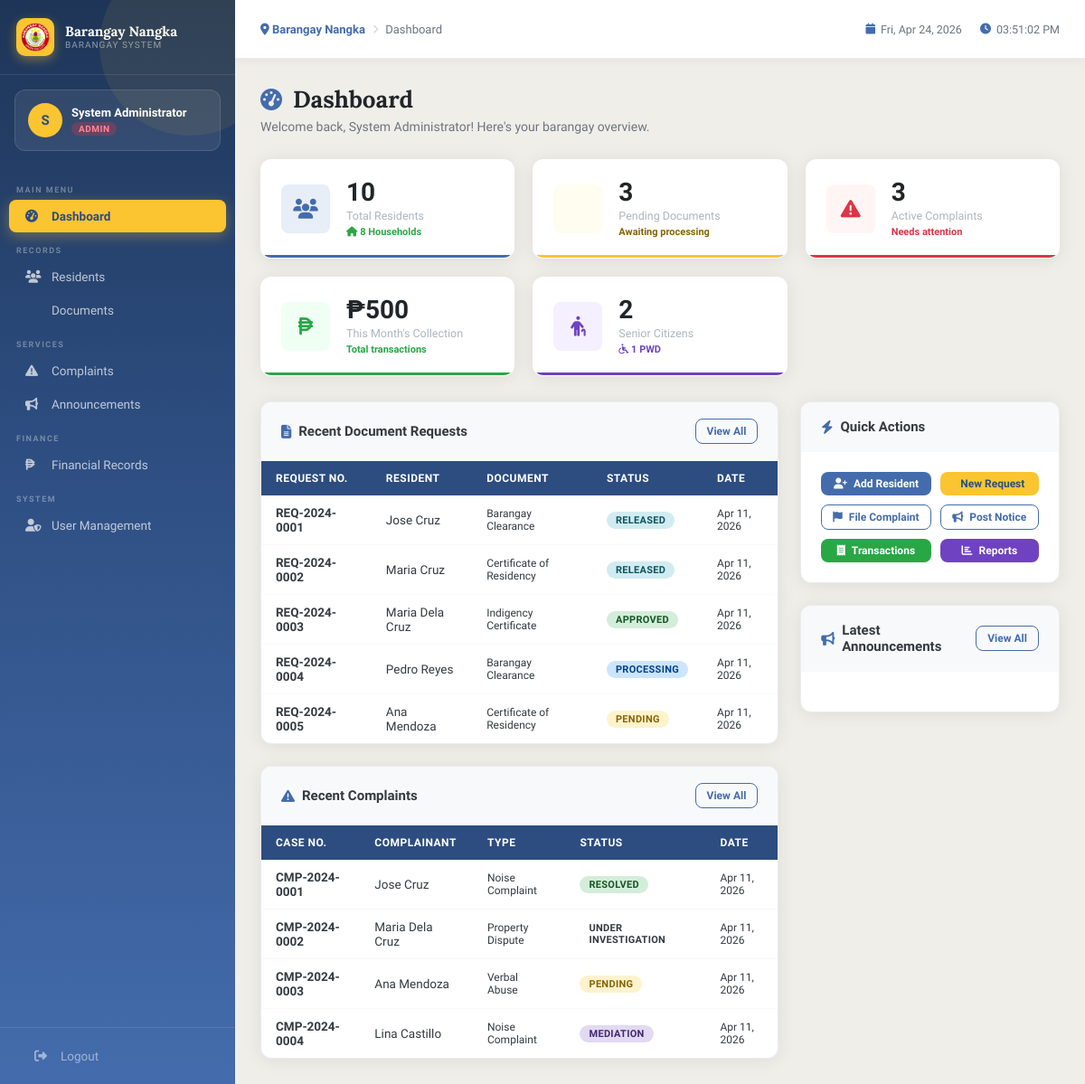
/dashboard.php (signed in), run on the app's committed database.
### tables this page shows
CREATE TABLE document_requests (
    id INT AUTO_INCREMENT PRIMARY KEY,
    request_no VARCHAR(20) UNIQUE NOT NULL,
    resident_id INT NOT NULL,
    document_type ENUM('Barangay Clearance','Certificate of Residency','Indigency Certificate','Business Clearance','Certificate of Good Moral Character') NOT NULL,
    purpose TEXT,
    status ENUM('Pending','Processing','For Approval','Approved','Released','Rejected') DEFAULT 'Pending',
    amount DECIMAL(10,2) DEFAULT 0,
    payment_status ENUM('Unpaid','Paid') DEFAULT 'Unpaid',
    or_number VARCHAR(50),
    requested_by INT,
    approved_by INT NULL,
    released_by INT NULL,
    notes TEXT,
    requested_at TIMESTAMP DEFAULT CURRENT_TIMESTAMP,
    approved_at DATETIME NULL,
    released_at DATETIME NULL,
    FOREIGN KEY (resident_id) REFERENCES residents(id),
    FOREIGN KEY (requested_by) REFERENCES users(id)
);

CREATE TABLE complaints (
    id INT AUTO_INCREMENT PRIMARY KEY,
    complaint_no VARCHAR(20) UNIQUE NOT NULL,
    complainant_id INT NOT NULL,
    respondent_name VARCHAR(100),
    respondent_address TEXT,
    complaint_type ENUM('Noise Complaint','Property Dispute','Physical Assault','Verbal Abuse','Theft','Vandalism','Domestic Violence','Others') NOT NULL,
    description TEXT NOT NULL,
    incident_date DATE,
    incident_location TEXT,
    status ENUM('Pending','Under Investigation','Mediation','Resolved','Dismissed','Escalated') DEFAULT 'Pending',
    assigned_to INT NULL,
    admin_notes TEXT,
    attachment VARCHAR(255),
    created_at TIMESTAMP DEFAULT CURRENT_TIMESTAMP,
    updated_at TIMESTAMP DEFAULT CURRENT_TIMESTAMP ON UPDATE CURRENT_TIMESTAMP,
    FOREIGN KEY (complainant_id) REFERENCES residents(id)
);

### dashboard.php (the view, shortened to what this page needs)
<?php
require_once 'includes/config.php';
$totalResidents = $pdo->query("SELECT COUNT(*) FROM residents WHERE is_active=1")->fetchColumn();
$totalHouseholds = $pdo->query("SELECT COUNT(*) FROM households")->fetchColumn();
$pendingDocs = $pdo->query("SELECT COUNT(*) FROM document_requests WHERE status IN ('Pending','Processing','For Approval')")->fetchColumn();
$pendingComplaints = $pdo->query("SELECT COUNT(*) FROM complaints WHERE status IN ('Pending','Under Investigation','Mediation')")->fetchColumn();
$seniorCitizens = $pdo->query("SELECT COUNT(*) FROM residents WHERE senior_citizen=1 AND is_active=1")->fetchColumn();
$pwdCount = $pdo->query("SELECT COUNT(*) FROM residents WHERE pwd=1 AND is_active=1")->fetchColumn();
$monthlyIncome = $pdo->query("SELECT COALESCE(SUM(amount),0) FROM transactions WHERE MONTH(transaction_date)=MONTH(NOW()) AND YEAR(transaction_date)=YEAR(NOW())")->fetchColumn();
$recentRequests = $pdo->query("SELECT dr.*, CONCAT(r.first_name,' ',r.last_name) as resident_name FROM document_requests dr JOIN residents r ON dr.resident_id=r.id ORDER BY dr.requested_at DESC LIMIT 5")->fetchAll();
$recentComplaints = $pdo->query("SELECT c.*, CONCAT(r.first_name,' ',r.last_name) as complainant FROM complaints c JOIN residents r ON c.complainant_id=r.id ORDER BY c.created_at DESC LIMIT 5")->fetchAll();
include 'includes/header.php';
?>
<div class="page-header">
    <h1><i class="fas fa-gauge-high"></i> Dashboard</h1>
    <p>Welcome back, <?= htmlspecialchars($_SESSION['full_name']) ?>! Here's your barangay overview.</p>
</div>
<div class="stats-grid">
    <div class="stat-card" style="--card-color:#446CAC;--card-bg:#e8eef7;">
        <div class="stat-icon"><i class="fas fa-users"></i></div>
        <div class="stat-info">
            <div class="stat-value"><?= number_format($totalResidents) ?></div>
            <div class="stat-label">Total Residents</div>
            <div class="stat-sub"><i class="fas fa-home"></i> <?= $totalHouseholds ?> Households</div>
        </div>
    </div>
    <div class="stat-card" style="--card-color:#FBC531;--card-bg:#fffdf0;">
        <div class="stat-icon" style="background:#fffdf0;color:#d4a520;"><i class="fas fa-file-certificate"></i></div>
        <div class="stat-info">
            <div class="stat-value"><?= $pendingDocs ?></div>
            <div class="stat-label">Pending Documents</div>
            <div class="stat-sub" style="color:#856404;">Awaiting processing</div>
        </div>
    </div>
    <div class="stat-card" style="--card-color:#dc3545;--card-bg:#fff5f5;">
        <div class="stat-icon" style="background:#fff5f5;color:#dc3545;"><i class="fas fa-triangle-exclamation"></i></div>
        <div class="stat-info">
            <div class="stat-value"><?= $pendingComplaints ?></div>
            <div class="stat-label">Active Complaints</div>
            <div class="stat-sub" style="color:#dc3545;">Needs attention</div>
        </div>
    </div>
    <div class="stat-card" style="--card-color:#28a745;--card-bg:#f0fff4;">
        <div class="stat-icon" style="background:#f0fff4;color:#28a745;"><i class="fas fa-peso-sign"></i></div>
        <div class="stat-info">
            <div class="stat-value">₱<?= number_format($monthlyIncome, 0) ?></div>
            <div class="stat-label">This Month's Collection</div>
            <div class="stat-sub">Total transactions</div>
        </div>
    </div>
    <div class="stat-card" style="--card-color:#6f42c1;--card-bg:#f5f0ff;">
        <div class="stat-icon" style="background:#f5f0ff;color:#6f42c1;"><i class="fas fa-person-cane"></i></div>
        <div class="stat-info">
            <div class="stat-value"><?= $seniorCitizens ?></div>
            <div class="stat-label">Senior Citizens</div>
            <div class="stat-sub" style="color:#6f42c1;"><i class="fas fa-wheelchair"></i> <?= $pwdCount ?> PWD</div>
        </div>
    </div>
</div>
<div class="dashboard-grid">
    <div>
        <div class="card mb-3">
            <div class="card-header">
                <h3><i class="fas fa-file-lines"></i> Recent Document Requests</h3>
                <a href="<?= SITE_URL ?>/modules/documents/index.php" class="btn btn-sm btn-outline">View All</a>
            </div>
            <div class="card-body" style="padding:0;">
                <div class="table-wrap">
                    <table class="data-table">
                        <thead>
                            <tr>
                                <th>Request No.</th>
                                <th>Resident</th>
                                <th>Document</th>
                                <th>Status</th>
                                <th>Date</th>
                            </tr>
                        </thead>
                        <tbody>
                            <?php foreach ($recentRequests as $req): ?>
                            <tr>
                                <td><strong><?= $req['request_no'] ?></strong></td>
                                <td><?= htmlspecialchars($req['resident_name']) ?></td>
                                <td style="font-size:12px;"><?= $req['document_type'] ?></td>
                                <td>
                                    <span class="badge badge-<?= strtolower($req['status']) ?>">
                                        <?= $req['status'] ?>
                                    </span>
                                </td>
                                <td style="font-size:12px;"><?= date('M d, Y', strtotime($req['requested_at'])) ?></td>
                            </tr>
                            <?php endforeach; ?>
                        </tbody>
                    </table>
                </div>
            </div>
        </div>
        <div class="card">
            <div class="card-header">
                <h3><i class="fas fa-triangle-exclamation"></i> Recent Complaints</h3>
                <a href="<?= SITE_URL ?>/modules/complaints/index.php" class="btn btn-sm btn-outline">View All</a>
            </div>
            <div class="card-body" style="padding:0;">
                <div class="table-wrap">
                    <table class="data-table">
                        <thead>
                            <tr>
                                <th>Case No.</th>
                                <th>Complainant</th>
                                <th>Type</th>
                                <th>Status</th>
                                <th>Date</th>
                            </tr>
                        </thead>
                        <tbody>
                            <?php foreach ($recentComplaints as $cmp): ?>
                            <tr>
                                <td><strong><?= $cmp['complaint_no'] ?></strong></td>
                                <td><?= htmlspecialchars($cmp['complainant']) ?></td>
                                <td style="font-size:12px;"><?= $cmp['complaint_type'] ?></td>
                                <td>
                                    <span class="badge badge-<?= strtolower(str_replace(' ','-',$cmp['status'])) ?>">
                                        <?= $cmp['status'] ?>
                                    </span>
                                </td>
                                <td style="font-size:12px;"><?= date('M d, Y', strtotime($cmp['created_at'])) ?></td>
                            </tr>
                            <?php endforeach; ?>
                        </tbody>
                    </table>
                </div>
            </div>
        </div>
    </div>
    <div>
        <div class="card mb-3">
            <div class="card-header">
                <h3><i class="fas fa-bolt"></i> Quick Actions</h3>
            </div>
            <div class="card-body">
                <div style="display:grid;grid-template-columns:1fr 1fr;gap:10px;">
                    <a href="<?= SITE_URL ?>/modules/residents/add.php" class="btn btn-primary btn-sm" style="justify-content:center;">
                        <i class="fas fa-user-plus"></i> Add Resident
                    </a>
                    <a href="<?= SITE_URL ?>/modules/documents/add.php" class="btn btn-gold btn-sm" style="justify-content:center;">
                        <i class="fas fa-file-plus"></i> New Request
                    </a>
                    <a href="<?= SITE_URL ?>/modules/complaints/add.php" class="btn btn-outline btn-sm" style="justify-content:center;">
                        <i class="fas fa-flag"></i> File Complaint
                    </a>
                    <a href="<?= SITE_URL ?>/modules/announcements/add.php" class="btn btn-outline btn-sm" style="justify-content:center;">
                        <i class="fas fa-bullhorn"></i> Post Notice
                    </a>
                    <a href="<?= SITE_URL ?>/modules/finance/index.php" class="btn btn-sm" style="background:#28a745;color:white;justify-content:center;border:none;">
                        <i class="fas fa-receipt"></i> Transactions
                    </a>
                    <a href="<?= SITE_URL ?>/modules/finance/report.php" class="btn btn-sm" style="background:#6f42c1;color:white;justify-content:center;border:none;">
                        <i class="fas fa-chart-bar"></i> Reports
                    </a>
                </div>
            </div>
        </div>
        <div class="card">
            <div class="card-header">
                <h3><i class="fas fa-bullhorn"></i> Latest Announcements</h3>
                <a href="<?= SITE_URL ?>/modules/announcements/index.php" class="btn btn-sm btn-outline">View All</a>
            </div>
            <div class="card-body">
            </div>
        </div>
    </div>
</div>
<?php include 'includes/footer.php'; ?>

### data on the page
document_requests: request_no "REQ-2024-0001", resident_name "Jose Cruz", document_type "Barangay Clearance", status "RELEASED", requested_at "Apr 11, 2026"
document_requests: request_no "REQ-2024-0002", resident_name "Maria Cruz", document_type "Certificate of Residency", status "RELEASED", requested_at "Apr 11, 2026"
document_requests: request_no "REQ-2024-0003", resident_name "Maria Dela Cruz", document_type "Indigency Certificate", status "APPROVED", requested_at "Apr 11, 2026"
document_requests: request_no "REQ-2024-0004", resident_name "Pedro Reyes", document_type "Barangay Clearance", status "PROCESSING", requested_at "Apr 11, 2026"
document_requests: request_no "REQ-2024-0005", resident_name "Ana Mendoza", document_type "Certificate of Residency", status "PENDING", requested_at "Apr 11, 2026"
complaints: complaint_no "CMP-2024-0001", complainant "Jose Cruz", complaint_type "Noise Complaint", status "RESOLVED", created_at "Apr 11, 2026"
complaints: complaint_no "CMP-2024-0002", complainant "Maria Dela Cruz", complaint_type "Property Dispute", status "UNDER INVESTIGATION", created_at "Apr 11, 2026"
complaints: complaint_no "CMP-2024-0003", complainant "Ana Mendoza", complaint_type "Verbal Abuse", status "PENDING", created_at "Apr 11, 2026"
complaints: complaint_no "CMP-2024-0004", complainant "Lina Castillo", complaint_type "Noise Complaint", status "MEDIATION", created_at "Apr 11, 2026"

### other printed values
substr($_SESSION['full_name'] ?? 'A', 0, 1) "S"
$_SESSION['full_name'] "System Administrator"
$_SESSION['role'] "ADMIN"
$page_title "Dashboard"
$totalResidents "10"
$totalHouseholds "8"
$pendingDocs "3"
$pendingComplaints "3"
$monthlyIncome "500"
$seniorCitizens "2"
$pwdCount "1"
